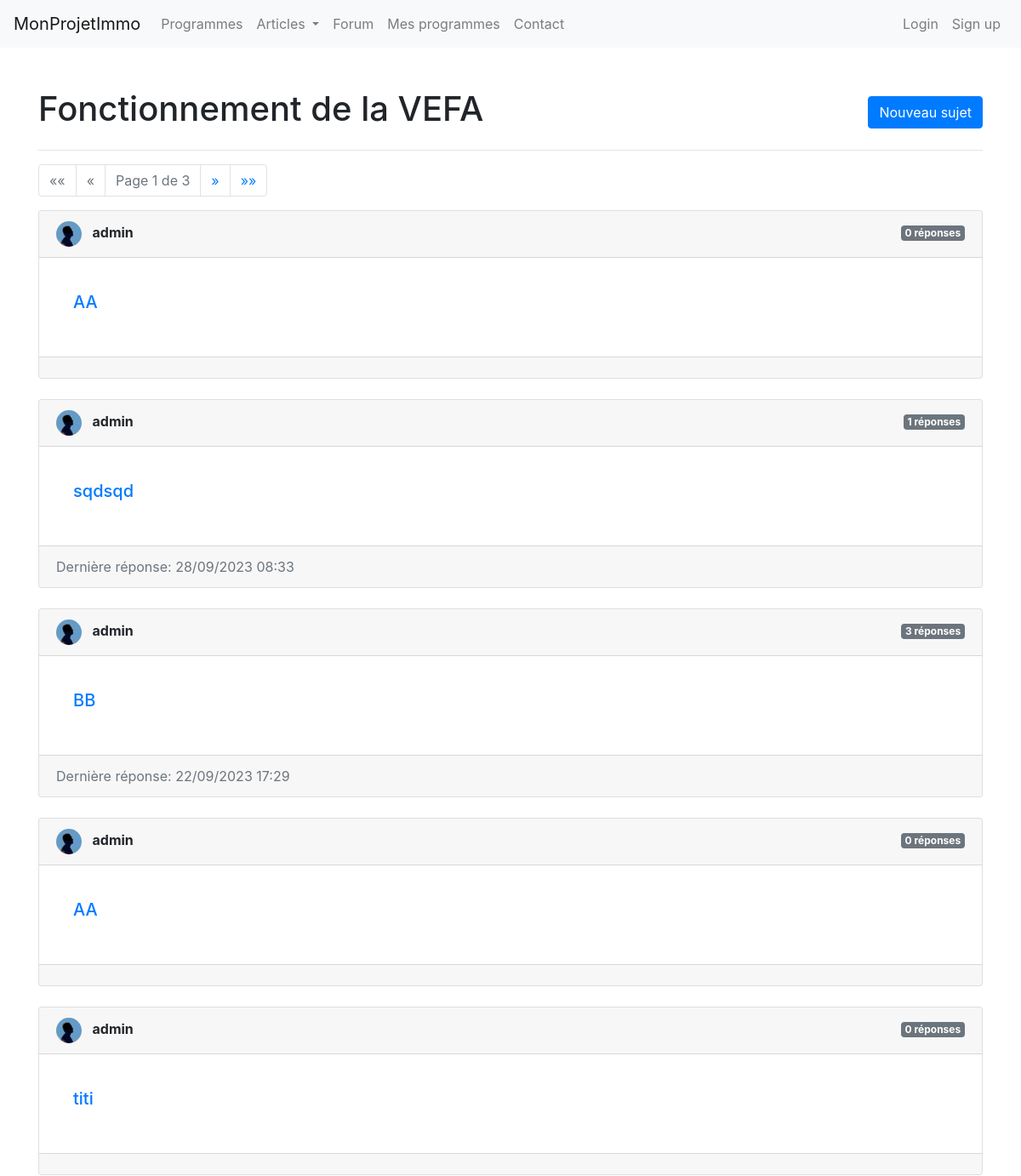
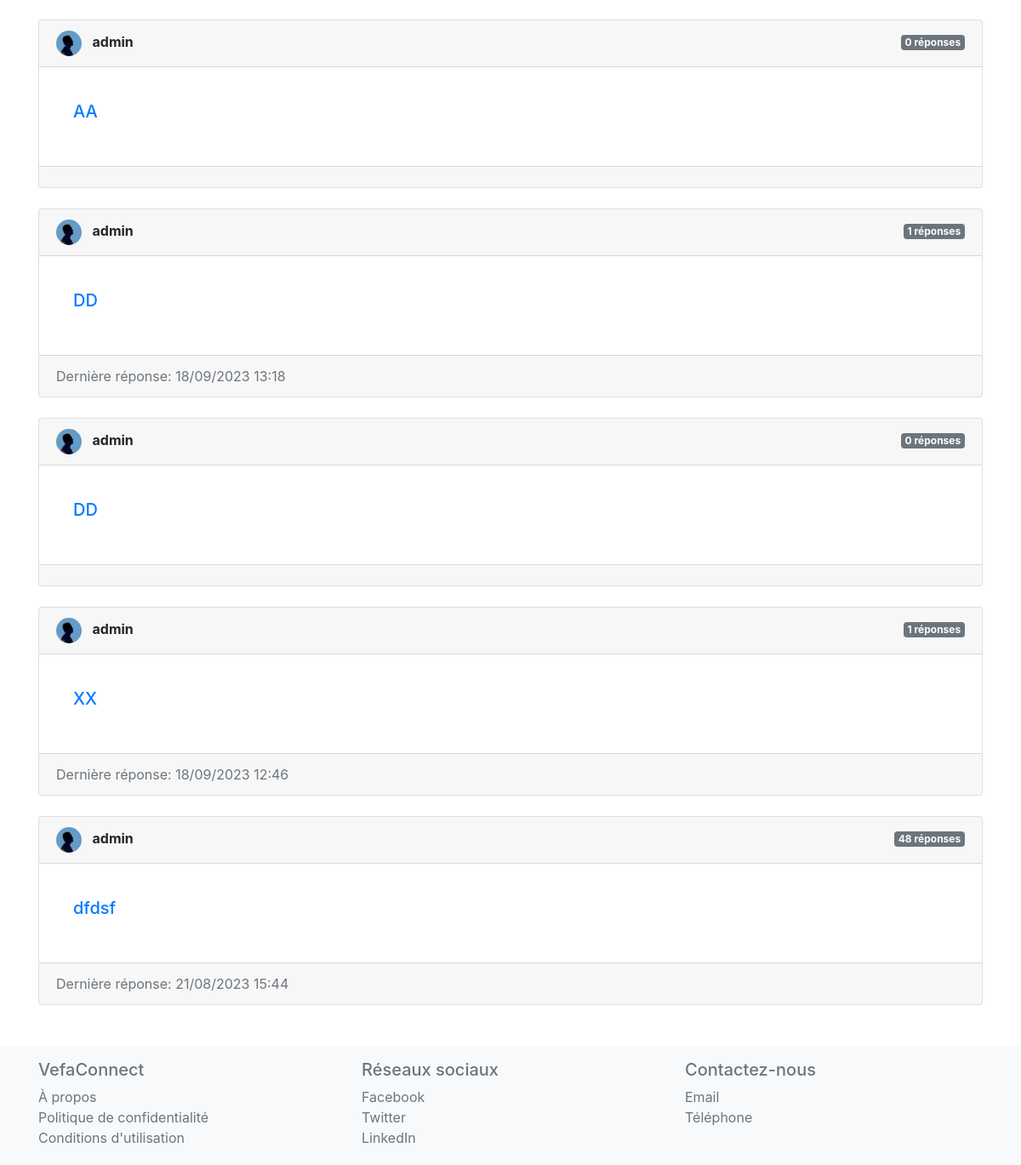
The page /topic/comprendre-la-vefa/ on the database as committed earlier (2 pictures, top to bottom).
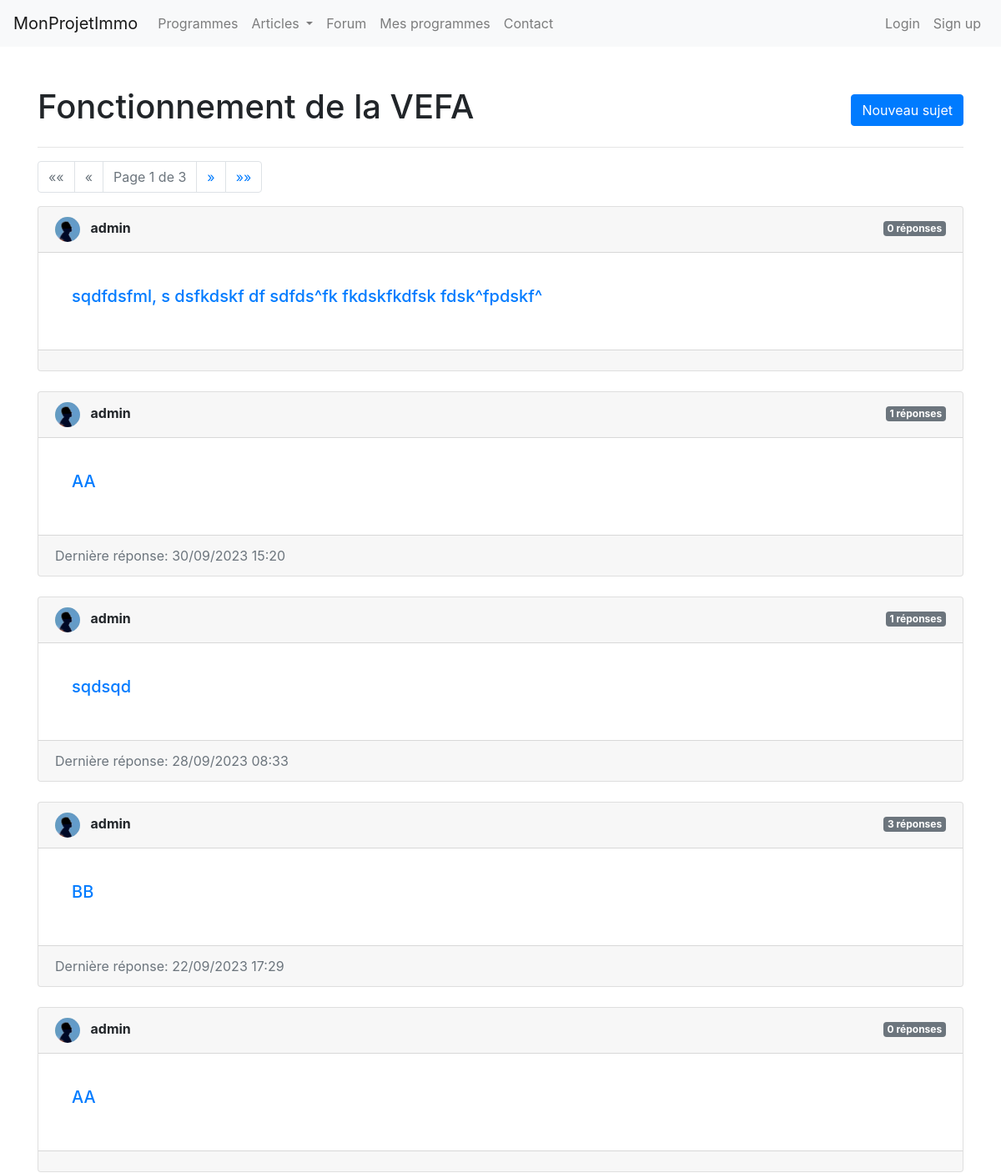
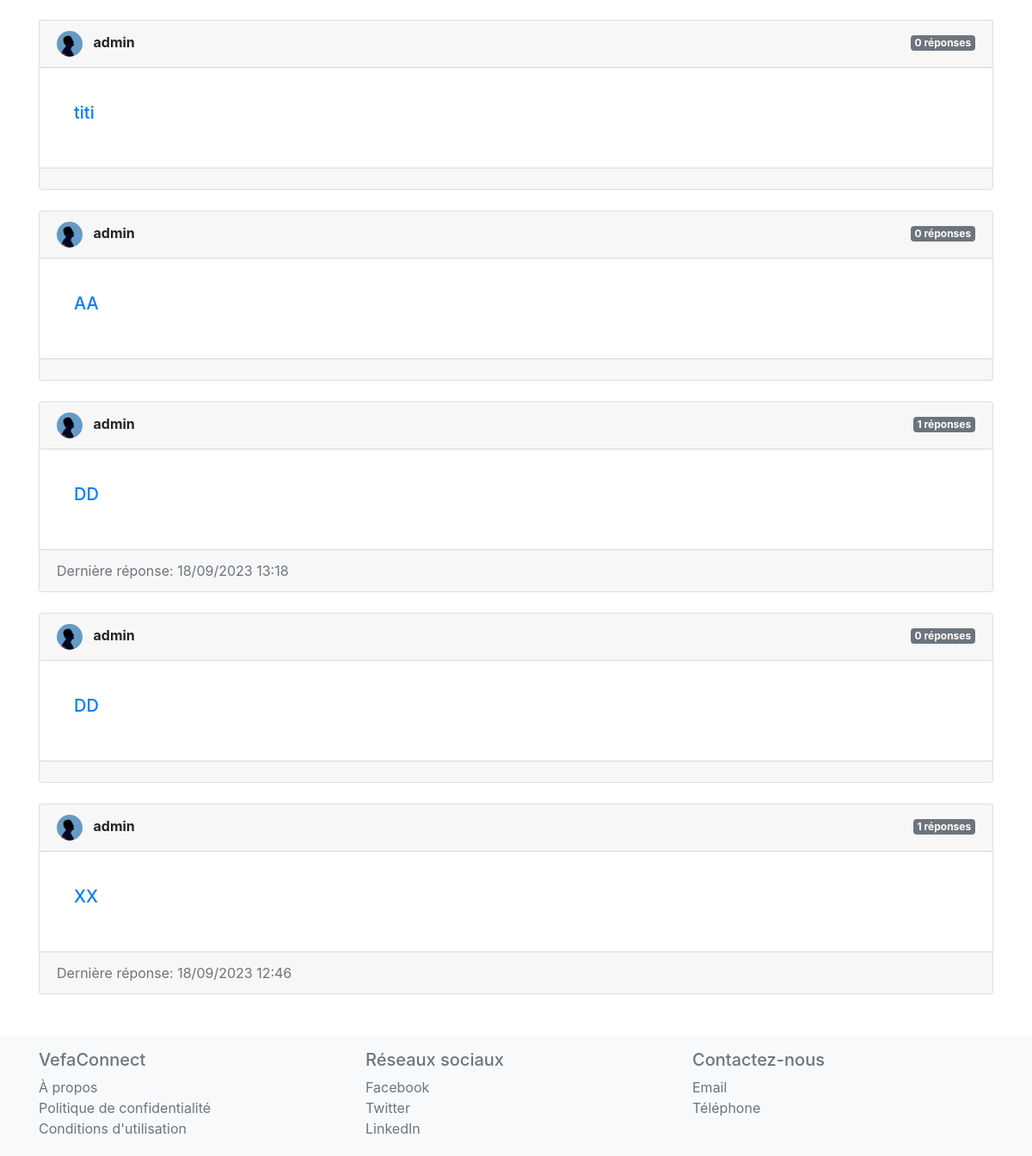
The same page on the database as committed later (2 pictures, top to bottom).
### forum/models.py (models this page shows, shortened)
class ForumPost(models.Model):
    user = models.ForeignKey(UserProfile, on_delete=models.CASCADE)
    theme = models.ForeignKey(ForumTheme, on_delete=models.CASCADE, related_name='posts')
    title = models.CharField(max_length=200)
    slug = models.SlugField(unique=True, blank=True,null=True)
    real_estate_program = models.ForeignKey(RealEstateProgram, on_delete=models.CASCADE, blank=True, null=True)
    content = models.TextField()
    date_posted = models.DateTimeField(auto_now_add=True)
    def last_reply(self):
        last_reply = self.replies.aggregate(Max('date_posted'))['date_posted__max']
        if last_reply:
            return last_reply

class UserProfile(models.Model):
    GENDER_CHOICES = (
        ('M', 'Male'),
        ('F', 'Female'),
        ('O', 'Other'),
)
    user = models.OneToOneField(User, on_delete=models.CASCADE)
    bio = models.TextField(blank=True)
    followed_programs = models.ManyToManyField('website.RealEstateProgram', through='website.FollowedProgram', related_name='followers')
    joined_date = models.DateTimeField(auto_now_add=True)
    photo = models.ImageField(upload_to='user_photos/', blank=True, null=True)
    first_name = models.CharField(max_length=30, blank=True, null=True)
    last_name = models.CharField(max_length=30, blank=True, null=True)
    gender = models.CharField(max_length=1, null=False, blank=False, choices=GENDER_CHOICES)

### forum/views.py (the view)
# urls.py: path('topic/<slug:topic_slug>/', ForumThemeView.as_view(), name='general_forum_theme_detail'),
class ForumThemeView(View):
    def get(self, request, topic_slug, program_slug=None):
        program = None
        if program_slug:
            program = RealEstateProgram.objects.get(slug=program_slug)
        program_exists = bool(program)
        topic = ForumTheme.objects.get(slug=topic_slug)
        posts_all = topic.posts.all()
        if program:
            posts_all = posts_all.filter(real_estate_program=program)
        posts_all = posts_all.order_by('-date_posted')
        paginator = Paginator(posts_all, 10)  # Show 10 posts per page
        page = request.GET.get('page')
        posts = paginator.get_page(page)
        context = {
            'program': program,
            'topic': topic,
            'posts': posts,
            'program_exists': program_exists,
        }
        return render(request, 'forum_theme_detail.html', context)

### VefaConnect/context_processors.py (called while the page is built)
def categories(request):
    return {
        'categories': Category.objects.all()
    }

### forum/templates/forum_theme_detail.html (shortened to what this page needs)
{% extends 'base.html' %}
{% load static %}
{% block content %}
<head>
    <link rel="stylesheet" href="https://cdnjs.cloudflare.com/ajax/libs/font-awesome/5.15.1/css/all.min.css">
    <link rel="stylesheet" href="{% static 'forum/css/style.css' %}">
</head>
<div class="container my-5">
    <div class="d-flex justify-content-between align-items-center">
        <h1>{{ topic.title }}</h1>
        {% if program_exists %}
        <a href="{% url 'create_post_with_program' program.slug topic.slug  %}" class="btn btn-primary">Nouveau sujet</a>
{% else %}
        <a href="{% url 'create_post_general' topic.slug %}" class="btn btn-primary">Nouveau sujet</a>
        {% endif %}
    </div>
    <hr class="elegant-line">
      <ul class="pagination">
        {% if posts.has_previous %}
            <li class="page-item">
                <a class="page-link" href="?page=1" aria-label="First">
                    <span aria-hidden="true">&laquo;&laquo;</span>
                </a>
            </li>
            <li class="page-item">
                <a class="page-link" href="?page={{ posts.previous_page_number }}" aria-label="Previous">
                    <span aria-hidden="true">&laquo;</span>
                </a>
            </li>
        {% else %}
            <li class="page-item disabled">
                <a class="page-link" href="#" aria-label="First">
                    <span aria-hidden="true">&laquo;&laquo;</span>
                </a>
            </li>
            <li class="page-item disabled">
                <a class="page-link" href="#" aria-label="Previous">
                    <span aria-hidden="true">&laquo;</span>
                </a>
            </li>
        {% endif %}
        <li class="page-item disabled">
            <a class="page-link" href="#">Page {{ posts.number }} de {{ posts.paginator.num_pages }}</a>
        </li>
        {% if posts.has_next %}
            <li class="page-item">
                <a class="page-link" href="?page={{ posts.next_page_number }}" aria-label="Next">
                    <span aria-hidden="true">&raquo;</span>
                </a>
            </li>
            <li class="page-item">
                <a class="page-link" href="?page={{ posts.paginator.num_pages }}" aria-label="Last">
                    <span aria-hidden="true">&raquo;&raquo;</span>
                </a>
            </li>
        {% endif %}
    </ul>
    {% for post in posts %}
        <div class="card mb-4">
            <div class="card-header d-flex justify-content-between">
                <div>
                    <img src="{{ post.user.photo.url }}" class="rounded-circle mr-2" width="30" height="30">
                    <span class="font-weight-bold">{{ post.user.user.username }}</span>
                </div>
                <div>
                    <span class="badge badge-secondary">{{ post.replies.count }} réponses</span>
                </div>
            </div>
            <div class="card-body">
                <div class="card-body">
                    {% if post.real_estate_program and post.real_estate_program.slug %}
                        <a href="{% url 'program_post_detail' program_slug=post.real_estate_program.slug topic_slug=topic.slug  post_slug=post.slug%}"><h5 class="card-title">{{ post.title }}</h5></a>
                        {% else %}
                        <a href="{% url 'general_post_detail' topic_slug=topic.slug post_slug=post.slug %}"><h5 class="card-title">{{ post.title }}</h5></a>
                    {% endif %}
                </div>
            </div>
            <div class="card-footer text-muted">
                {% if post.last_reply %}
                Dernière réponse: {{ post.last_reply|date:"d/m/Y H:i" }}
                {% endif %}
            </div>
        </div>
    {% endfor %}
</div>
{% endblock %}

Rows that differ between the two databases and show on the page:
no longer on this page (row unchanged): ForumPost: user.photo (placeholder picture), user.user.username "admin", replies.count "48", title "dfdsf", last_reply "21/08/2023 15:44"
added ForumPost: user.photo (placeholder picture), user.user.username "admin", replies.count "0", title "sqdfdsfml, s dsfkdskf df sdfds^fk fkdskfkdfsk fdsk^fpdskf^"
shown differently, row unchanged: ForumPost (number 2 of 10 on the later page): replies.count "0" → "1"; last_reply (not shown) → "30/09/2023 15:20"
